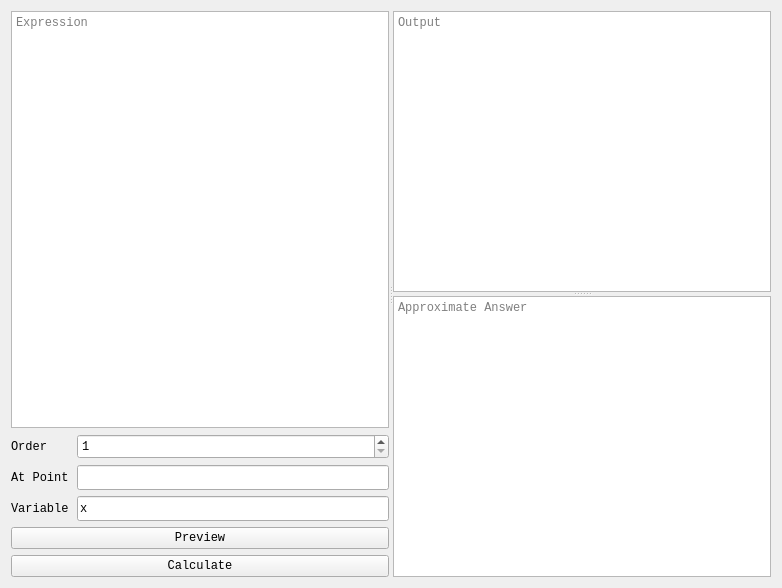
<?xml version="1.0" encoding="UTF-8"?>
<ui version="4.0">
 <class>Form</class>
 <widget class="QWidget" name="Form">
  <property name="geometry">
   <rect>
    <x>0</x>
    <y>0</y>
    <width>782</width>
    <height>588</height>
   </rect>
  </property>
  <property name="font">
   <font>
    <family>Courier New</family>
   </font>
  </property>
  <property name="windowTitle">
   <string>Form</string>
  </property>
  <property name="styleSheet">
   <string notr="true"/>
  </property>
  <layout class="QGridLayout" name="gridLayout">
   <item row="0" column="0">
    <widget class="QSplitter" name="splitter_2">
     <property name="orientation">
      <enum>Qt::Horizontal</enum>
     </property>
     <property name="childrenCollapsible">
      <bool>false</bool>
     </property>
     <widget class="QWidget" name="verticalLayoutWidget">
      <layout class="QVBoxLayout" name="verticalLayout">
       <item>
        <widget class="QTextEdit" name="DerivExp">
         <property name="toolTip">
          <string>Expression</string>
         </property>
         <property name="lineWrapMode">
          <enum>QTextEdit::NoWrap</enum>
         </property>
         <property name="placeholderText">
          <string>Expression</string>
         </property>
        </widget>
       </item>
       <item>
        <layout class="QHBoxLayout" name="horizontalLayout_4">
         <item>
          <widget class="QLabel" name="label">
           <property name="minimumSize">
            <size>
             <width>60</width>
             <height>0</height>
            </size>
           </property>
           <property name="maximumSize">
            <size>
             <width>60</width>
             <height>16777215</height>
            </size>
           </property>
           <property name="toolTip">
            <string>The order of the derivative</string>
           </property>
           <property name="text">
            <string>Order</string>
           </property>
          </widget>
         </item>
         <item>
          <widget class="QSpinBox" name="DerivOrder">
           <property name="sizePolicy">
            <sizepolicy hsizetype="Expanding" vsizetype="Fixed">
             <horstretch>0</horstretch>
             <verstretch>0</verstretch>
            </sizepolicy>
           </property>
           <property name="minimumSize">
            <size>
             <width>0</width>
             <height>25</height>
            </size>
           </property>
           <property name="toolTip">
            <string>The order of the derivative</string>
           </property>
           <property name="suffix">
            <string/>
           </property>
           <property name="minimum">
            <number>1</number>
           </property>
           <property name="maximum">
            <number>999</number>
           </property>
          </widget>
         </item>
        </layout>
       </item>
       <item>
        <layout class="QHBoxLayout" name="horizontalLayout_6">
         <item>
          <widget class="QLabel" name="label_2">
           <property name="minimumSize">
            <size>
             <width>60</width>
             <height>0</height>
            </size>
           </property>
           <property name="maximumSize">
            <size>
             <width>60</width>
             <height>16777215</height>
            </size>
           </property>
           <property name="toolTip">
            <string>Calculate the derivative at a point</string>
           </property>
           <property name="text">
            <string>At Point</string>
           </property>
          </widget>
         </item>
         <item>
          <widget class="QLineEdit" name="DerivPoint">
           <property name="minimumSize">
            <size>
             <width>0</width>
             <height>25</height>
            </size>
           </property>
           <property name="toolTip">
            <string>Calculate the derivative at a point</string>
           </property>
          </widget>
         </item>
        </layout>
       </item>
       <item>
        <layout class="QHBoxLayout" name="horizontalLayout_7">
         <item>
          <widget class="QLabel" name="label_3">
           <property name="sizePolicy">
            <sizepolicy hsizetype="Preferred" vsizetype="Preferred">
             <horstretch>0</horstretch>
             <verstretch>0</verstretch>
            </sizepolicy>
           </property>
           <property name="minimumSize">
            <size>
             <width>60</width>
             <height>0</height>
            </size>
           </property>
           <property name="maximumSize">
            <size>
             <width>60</width>
             <height>16777215</height>
            </size>
           </property>
           <property name="toolTip">
            <string>Derivate with respect to variable</string>
           </property>
           <property name="text">
            <string>Variable</string>
           </property>
          </widget>
         </item>
         <item>
          <widget class="QLineEdit" name="DerivVar">
           <property name="minimumSize">
            <size>
             <width>0</width>
             <height>25</height>
            </size>
           </property>
           <property name="toolTip">
            <string>Derivate with respect to variable</string>
           </property>
           <property name="text">
            <string>x</string>
           </property>
           <property name="placeholderText">
            <string/>
           </property>
          </widget>
         </item>
        </layout>
       </item>
       <item>
        <widget class="QPushButton" name="DerivPrev">
         <property name="toolTip">
          <string>Preview the derivative</string>
         </property>
         <property name="text">
          <string>Preview</string>
         </property>
        </widget>
       </item>
       <item>
        <widget class="QPushButton" name="DerivCalc">
         <property name="toolTip">
          <string>Calculate the derivative - Shift + Enter</string>
         </property>
         <property name="text">
          <string>Calculate</string>
         </property>
        </widget>
       </item>
      </layout>
     </widget>
     <widget class="QSplitter" name="splitter">
      <property name="styleSheet">
       <string notr="true"/>
      </property>
      <property name="orientation">
       <enum>Qt::Vertical</enum>
      </property>
      <property name="childrenCollapsible">
       <bool>false</bool>
      </property>
      <widget class="QTextBrowser" name="DerivOut">
       <property name="font">
        <font>
         <family>Courier New</family>
        </font>
       </property>
       <property name="toolTip">
        <string>Exact answer of calculation</string>
       </property>
       <property name="lineWrapMode">
        <enum>QTextEdit::NoWrap</enum>
       </property>
       <property name="placeholderText">
        <string>Output</string>
       </property>
      </widget>
      <widget class="QTextBrowser" name="DerivApprox">
       <property name="sizePolicy">
        <sizepolicy hsizetype="Expanding" vsizetype="Expanding">
         <horstretch>0</horstretch>
         <verstretch>0</verstretch>
        </sizepolicy>
       </property>
       <property name="toolTip">
        <string>Approximate answer of calculation</string>
       </property>
       <property name="autoFormatting">
        <set>QTextEdit::AutoNone</set>
       </property>
       <property name="placeholderText">
        <string>Approximate Answer</string>
       </property>
      </widget>
     </widget>
    </widget>
   </item>
  </layout>
 </widget>
 <resources/>
 <connections/>
</ui>
